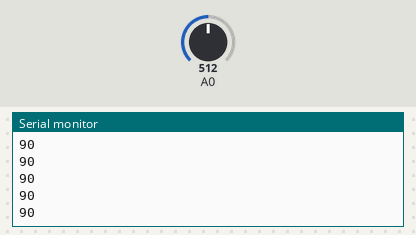
The sketch below on a simulated Arduino Uno, built with avr-gcc and run on an emulated ATmega328P. Shown: the last lines printed to the serial monitor. Inputs (shaded band) come from the test bench; at power-on: A0 = 512. No radio packets arrive unless stated.

Above: at 1.2 s.
1.3 s: A0 set to 716
At 1.31 s:
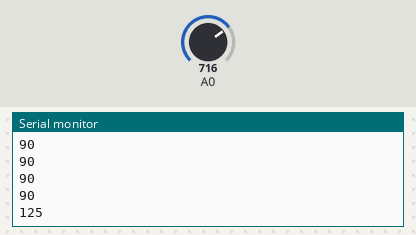
2.8 s: A0 set to 900
At 2.82 s:
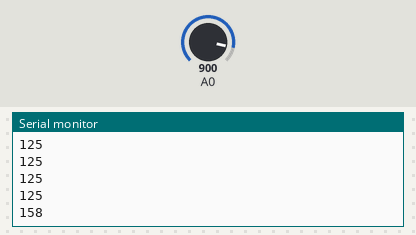
Timing chart, 0 to 5.8 s (numbered marks = the images above; inputs shaded):
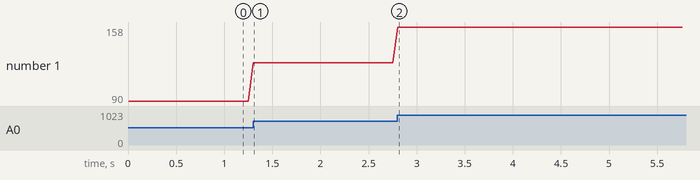

Measured:
- after the input at 1.3 s, the serial monitor: prints a new line at once (image 1)
- after the input at 2.8 s, the serial monitor: prints a new line at once (image 2)
- plotted number 1: 90 → 125 after the input at 1.3 s, 125 → 158 after the input at 2.8 s

The sketch:

EmisorNRF24.ino
```cpp
//  https://www.youtube.com/channel/UCKD9PvMAW0nYi681AZbSZSQ

#include <SPI.h>
#include <RF24.h>


 RF24 radio(9, 10); // CE, CSN

 const byte direccion[6] = "00000";

void setup() {

  radio.begin();
  Serial.begin(9600);

   radio.openWritingPipe(direccion);
   radio.setPALevel(RF24_PA_MIN);
   radio.stopListening();
}

void loop() {

  int lecturaADC = analogRead(A0);
  int angulo = map(lecturaADC,0, 1023, 0,180);
  Serial.println(angulo);
  radio.write(&angulo, sizeof(angulo));
  delay(50);

}
```
